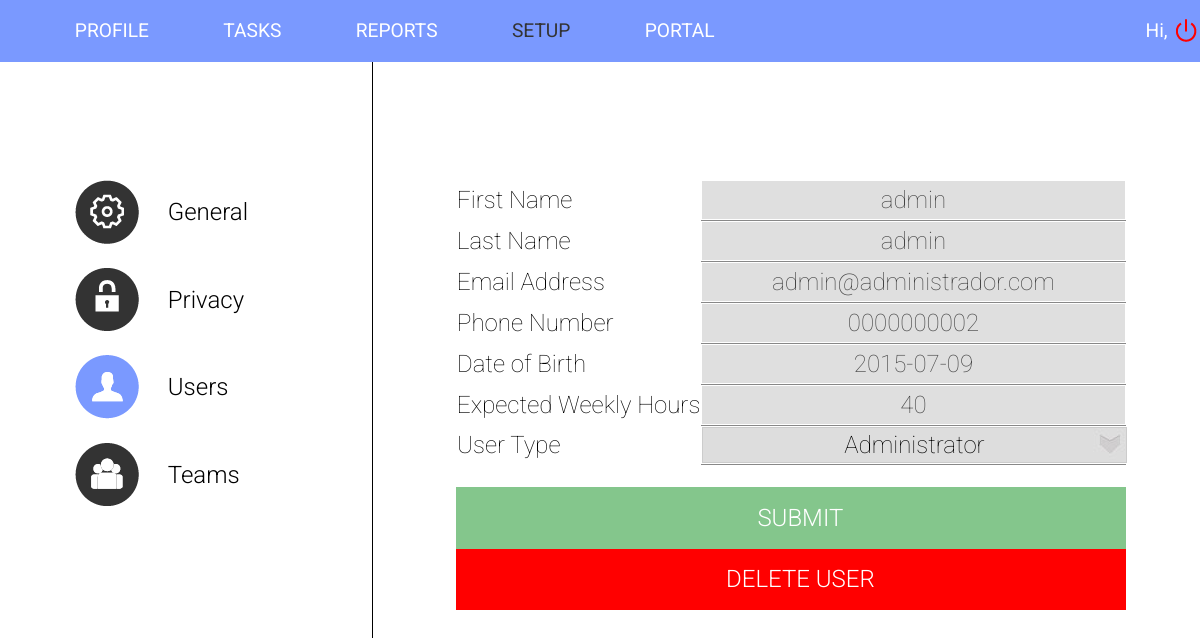
/cgi-bin/HGN/users/editUser.php?v=1 (signed in), run on the app's committed database.
### tables this page shows
CREATE TABLE IF NOT EXISTS `user` (
  `user_id` int(11) NOT NULL AUTO_INCREMENT,
  `user_login` text NOT NULL,
  `user_password` text NOT NULL,
  `user_first_name` text NOT NULL,
  `user_last_name` text NOT NULL,
  `user_DOB` date NOT NULL,
  `user_week_hrs` int(11) NOT NULL,
  `user_extra_hrs` int(11) NOT NULL,
  `user_type_id` int(11) NOT NULL,
  `user_tel` text,
  `user_mail` text NOT NULL,
  PRIMARY KEY (`user_id`)
);

CREATE TABLE IF NOT EXISTS `user_type` (
  `user_type_id` int(11) NOT NULL AUTO_INCREMENT,
  `user_type_description` text NOT NULL,
  PRIMARY KEY (`user_type_id`)
);

### cgi-bin/HGN/users/editUser.php (the view, shortened to what this page needs)
<?php
	$servername = $_SESSION['servername'];
	$user_db = $_SESSION['user_db'];
	$password_db = $_SESSION['password_db'];
	$dbname = $_SESSION['dbname'];
	$v = $_GET["v"];
$conn = new mysqli($servername, $user_db, $password_db, $dbname);
	$sql = "SELECT user_id, user_first_name, user_last_name, user_type_id, user_tel, user_mail, user_dob, user_week_hrs FROM user WHERE user_id = '{$v}' ORDER BY user_last_name";
	$result = mysqli_query($conn, $sql);
	if (mysqli_num_rows($result)) {
	    $row = mysqli_fetch_assoc($result);
	    $user_first_name = $row["user_first_name"];
	    $user_last_name = $row["user_last_name"];
	    $user_type = $row["user_type_id"];
	    $user_tel = $row["user_tel"];
	    $user_mail = $row["user_mail"];
	    $user_dob = $row["user_dob"];
	    $user_week_hrs = $row["user_week_hrs"];
	}
?>
<html>
<head>
	<link href="../styles/setup.css" rel="stylesheet">
	<link href="../styles/basicStyle.css" rel="stylesheet">
	<link rel="stylesheet" href="//code.jquery.com/ui/1.11.4/themes/smoothness/jquery-ui.css">
</head>
<body>
	<nav>
		<ul>
			<li> <a href="../profile.php"> PROFILE </a> </li>
			<li> <a href="../tasks"> TASKS </a> </li>
			<li> <a href="#"> REPORTS </a> </li>
			<li> <a href="#" class="active"> SETUP </a> </li>
			<li> <a href="https://docs.google.com/spreadsheets/d/1bRcrZh3NT7Ya11cl_LQHDlfSD36UYbRfUcSNfBM4du8/edit#gid=0"> PORTAL </a> </li>
			<li class="right img"> <a href="../sessionStop.php"> <img src="../img/logoutIcon.png" alt="Logout"> </a> </li>
			<li class="right"> Hi, <?php echo $_SESSION["user_first_name"] . " " . $_SESSION["user_last_name"] ?> </li>
		</ul>
	</nav>
	<content>
		<article class="navLeft">
			<table>
				<tr onClick="location.href='../general'">
					<td><img src="../img/generalIcon.png" class="icon" name="General"></td>
					<td valign="middle">General</td>
				</tr>
				<tr onClick="location.href='../privacy'">
					<td><img src="../img/privacyIcon.png" class="icon" name="Privacy"></td>
					<td valign="middle">Privacy</td>
				</tr>
				<tr onClick="location.href='../users'">
					<td><img src="../img/usersActiveIcon.png" class="icon" name="Users"></td>
					<td valign="middle">Users</td>
				</tr>
				<tr onClick="location.href='../teams'">
					<td><img src="../img/teamsIcon.png" class="icon" name="Teams"></td>
					<td valign="middle">Teams</td>
				</tr>
			</table>
		</article>
		<article class="rightArt" id="General">
			<form action="changeUser.php" method="post" id="changeUserForm">
			<table>
				<tr>
						<td class="title"> First Name </td>
						<td class="wrapper">
	  						<input type="text" value="<?php echo $user_first_name ?>" name="first_name_new">
	  					</td>
  				</tr>
  				<tr>
						<td class="title"> Last Name </td>
						<td class="wrapper">
	  						<input type="text" value="<?php echo $user_last_name ?>" name="last_name_new">
	  					</td>
  				</tr>
  				<tr>
						<td class="title"> Email Address </td>
						<td class="wrapper">
	  						<input type="text" name="email_new" value="<?php echo $user_mail; ?>">
	  					</td>
  				</tr>
  				<tr>
						<td class="title"> Phone Number </td>
						<td class="wrapper">
	  						<input type="text" name="tel_new" value="<?php echo $user_tel; ?>">
	  					</td>
  				</tr>
  				<tr>
						<td class="title"> Date of Birth </td>
						<td class="wrapper">
	  						<input type="text" id="datepicker" name="dob_new" onkeypress="formatar_mascara(this, '####-##-##')" value="<?php echo $user_dob; ?>">
	  					</td>
  				</tr>
  				<tr>
						<td class="title"> Expected Weekly Hours </td>
						<td class="wrapper">
	  						<input type="text" name="hours_new" value="<?php echo $user_week_hrs ?>">
	  					</td>
  				</tr>
  				<tr>
						<td class="title"> User Type </td>
						<td class="wrapper">
	  						<div class="styled-select">
	  						<select name="type_new">
							<?php
							$sql3 = "SELECT user_type_id, user_type_description FROM user_type";
							$result3 = mysqli_query($conn, $sql3);
							if ($result3 || mysqli_num_rows($result3) ) {
								while ($row3 = mysqli_fetch_assoc($result3)){
									$user_type_id_s = $row3["user_type_id"];
									$user_type_description_s = $row3["user_type_description"];
									echo "<option value='";
									echo $user_type_id_s;
									echo "' ";
									if ($user_type == $user_type_id_s) {
										echo "selected";
									}
									echo "> ";
									echo $user_type_description_s;
									echo "</option>";
								}
							}
							?>
							</select>
							</div>
	  					</td>
  				</tr>
  			</table>
  			<table id="tabela_submit" class="high_table">
				<tr onclick="document.getElementById('changeUserForm').submit()">
					<td colspan=4 class="edit"> SUBMIT </td>
				</tr>
  			</form>
				<form action="deleteUser.php" method="post" id="deleteUser">
				<tr onclick="pergunta()">
					<td colspan=4 class="delete"> DELETE USER </td>
				</tr>
				</form>
  		</article>
 	</content>
 </body>
 </html>

### cgi-bin/HGN/styles/setup.css (style rules this page uses)
.navleft td { cursor: hand; font-weight: 300; padding-top: 10%; font-size: 150%; margin-right: 1%; }
.navleft table { width: 70%; }
.navLeft { padding-top: 8%; padding-left: 6%; width: 25%; border-right-style: solid; border-right-width: 1px; height: 75.7%; float: left; }
.rightArt { width: 62%; float: right; padding-top: 8%; height: 75.7%; padding-left: 1%; overflow-y: auto; }
.rightArt .high_table tr td { padding-top: 2.5%; padding-bottom: 2.5%; }
.rightArt table { border-collapse: collapse; width: 90%; margin-top: 3%; }
.title { white-space: nowrap; font-family: 'Roboto', sans-serif; font-weight: 100; font-size: 150%; width: 30%; }
.edit { background-color: #84C68C; text-align: center; padding-left: 3%; white-space: nowrap; font-family: 'Roboto', sans-serif; font-weight: 300; font-size: 100%; cursor: hand; color: #FFFFFF; }
.delete { background-color: #ff0000; text-align: center; padding-left: 3%; white-space: nowrap; font-family: 'Roboto', sans-serif; font-weight: 300; font-size: 100%; cursor: hand; color: #FFFFFF; }
.wrapper { position: relative; border-bottom: 1px solid #888; text-align: center; }
#tabela, #tabela_submit { border-collapse: collapse; font-family: 'Roboto', sans-serif; font-weight: 100; font-size: 150%; }

### cgi-bin/HGN/styles/basicStyle.css (style rules this page uses)
body { padding: 0px; margin: 0px; font-family: 'Roboto', sans-serif; }
nav { padding-top: 0.01%; padding-bottom: 0.01%; font-size: 120%; background-color: #7A99FF; }
nav a { text-decoration: none; color: #FFFFFF; }
.active { color: #333333; }
nav ul { list-style: none; }
nav ul li { padding-right: 3%; padding-left: 3%; display: inline; color: #FFFFFF; }
.right { padding-right: 0.3%; padding-left: 0.3%; float: right; }
.right img { margin-right: 3%; }
input { font-family: 'Roboto', sans-serif; font-weight: 100; font-size: 150%; width: 100%; position: relative; background: #dfdfdf; color: #444; padding: 5px; border: 0; display: block; text-align: center; }
.styled-select select { position: relative; background: transparent; width: 100%; font-family: 'Roboto', sans-serif; text-align: center; font-weight: 100; font-size: 150%; line-height: 1; border: 0; border-radius: 0; height: 34px; -webkit-appearance: none; }
.styled-select select option { text-align: center; }
.styled-select { width: 100%; height: 100%; overflow: hidden; background: url(../img/down_arrow_select.jpg) no-repeat right #ddd; border: 1px solid #ccc; text-align: center; }

### data on the page
user: first_name_new "admin", last_name_new "admin", email_new "admin@administrador.com", tel_new "0000000002", dob_new "2015-07-09", hours_new "40", type_new "Administrator"
